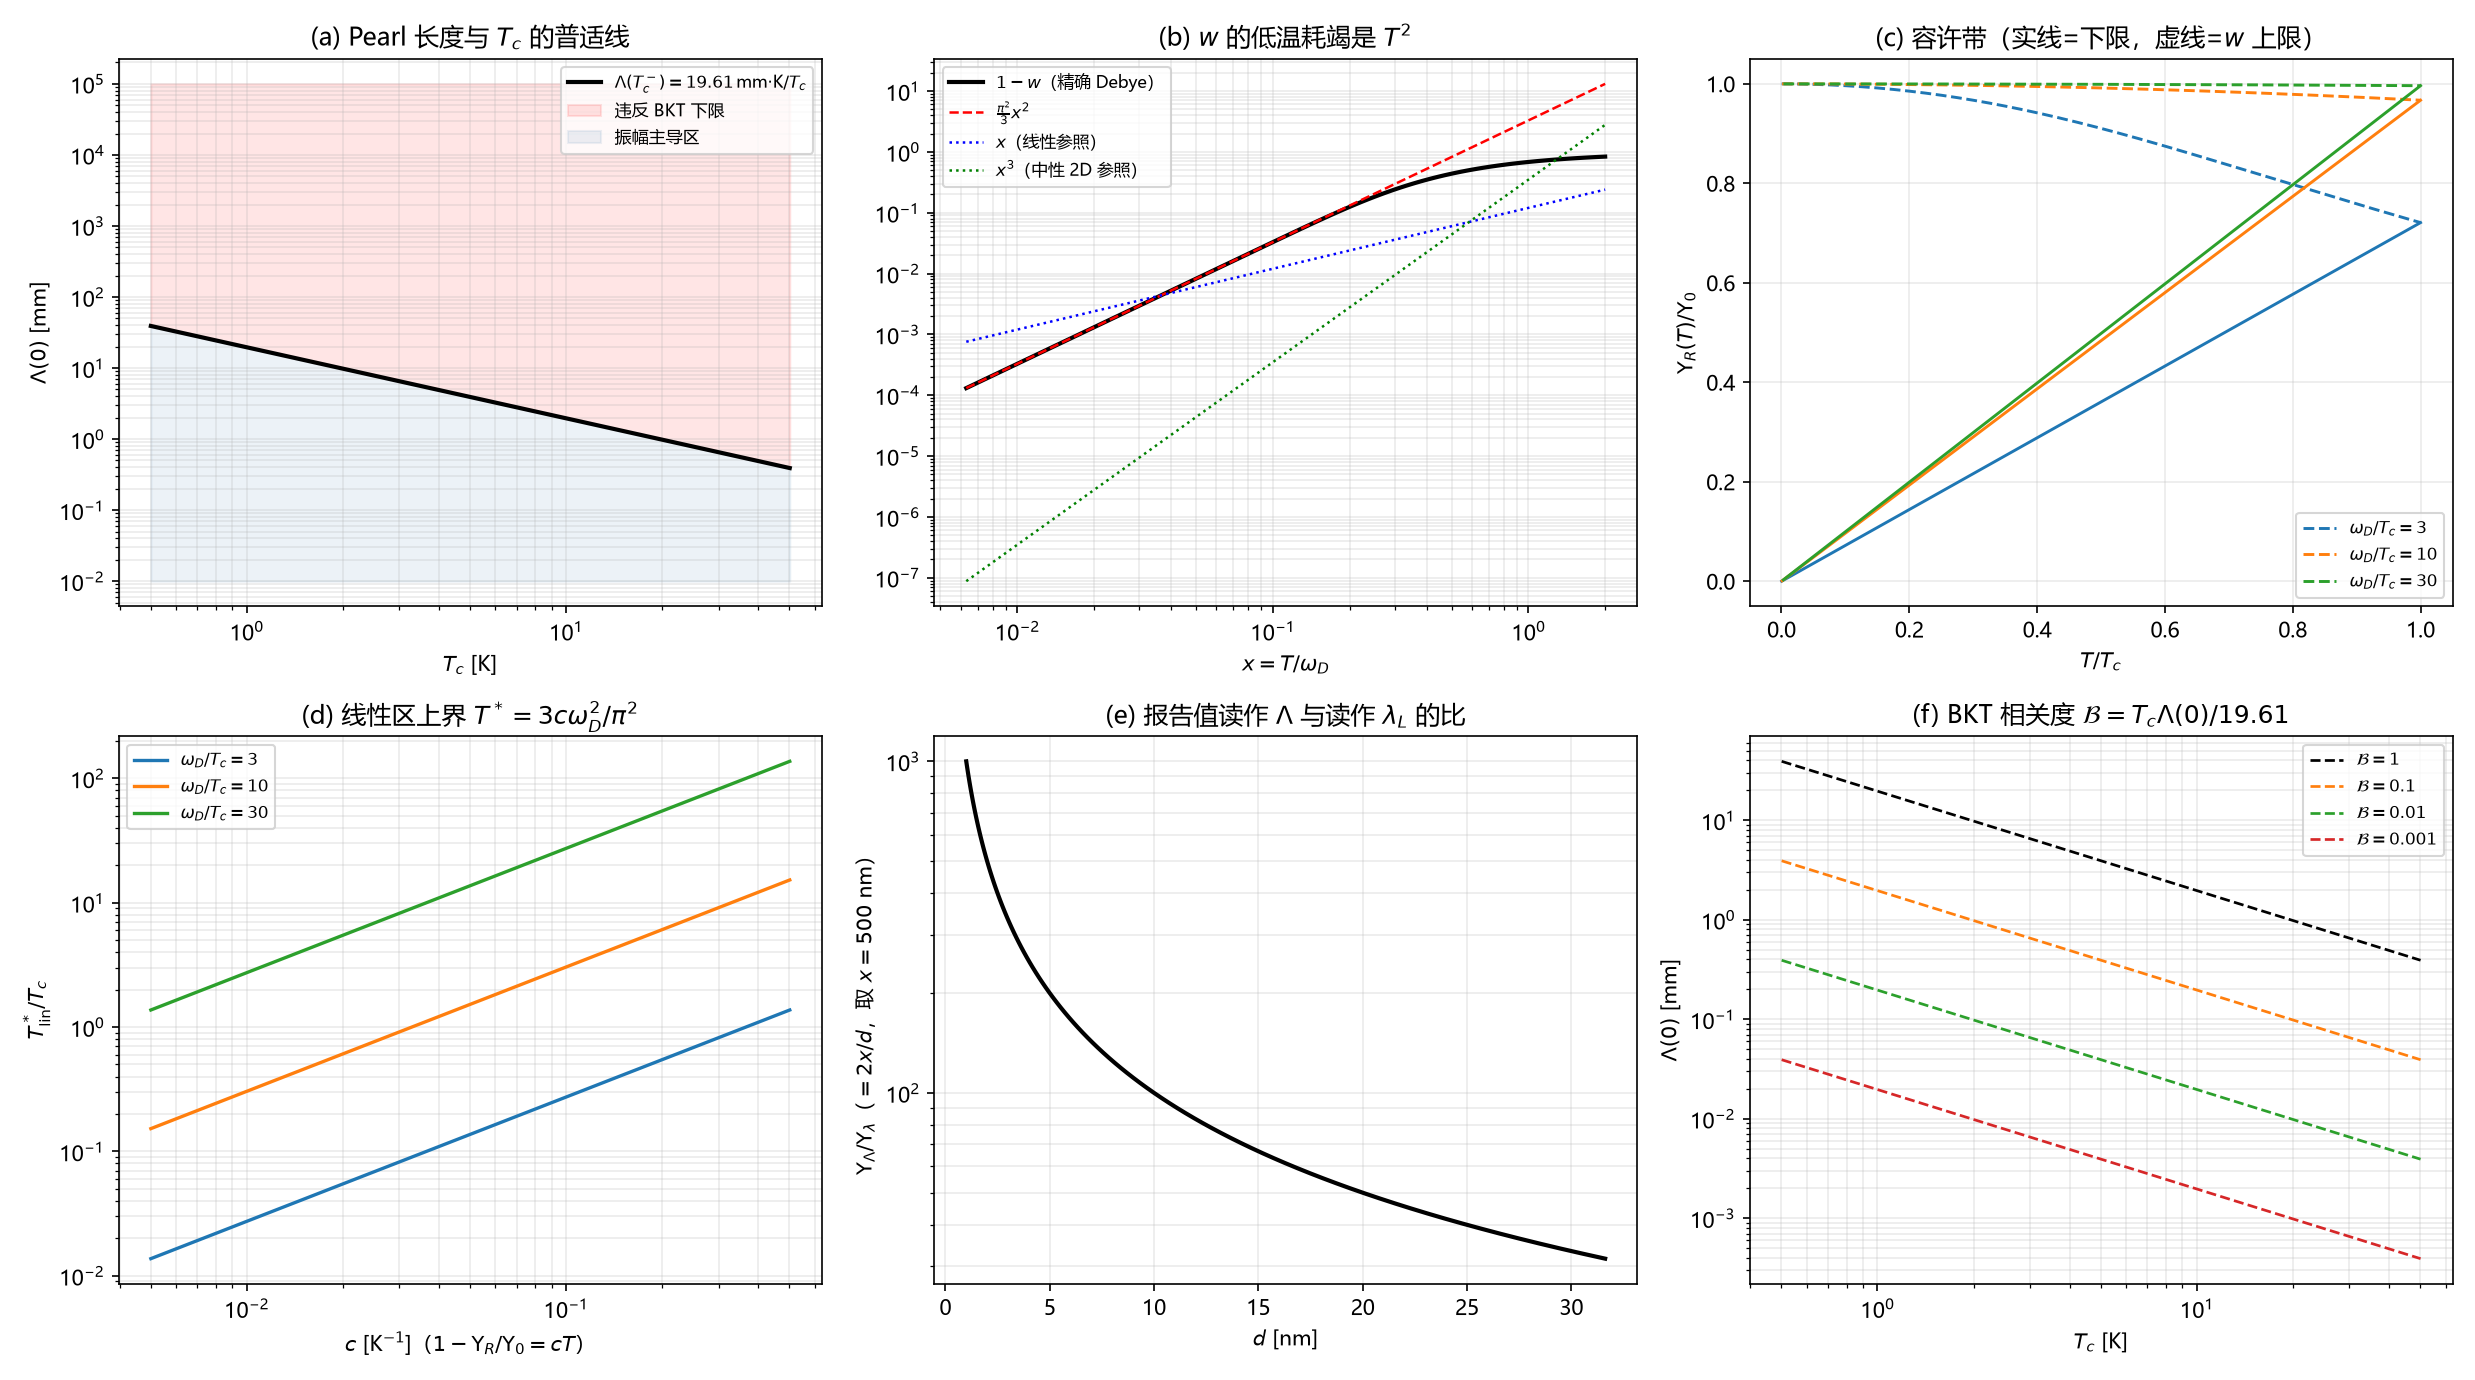

Write Python code to recreate this figure.
# -*- coding: utf-8 -*-
"""环 19：$w(T)$ 与实验超流刚度的对应域判据（第 151 轮，R-160）

只做解析式的数值核对与函数图像，不做任何数据拟合。
运行：python "环19_w与刚度对应域.py"（本目录）
输出：环19_w与刚度对应域.png、环19_w与刚度对应域.json
"""
import json
import numpy as np
import matplotlib
matplotlib.use("Agg")
import matplotlib.pyplot as plt

plt.rcParams["font.sans-serif"] = ["Microsoft YaHei", "SimHei", "DejaVu Sans"]
plt.rcParams["axes.unicode_minus"] = False

# ---------------- 物理常量（SI，CODATA 2018） ----------------
hb = 1.054571817e-34
mu0 = 4.0 * np.pi * 1e-7
e = 1.602176634e-19
kB = 1.380649e-23

# $\\Upsilon_{2D}=C_{\\Upsilon}\\,d\\,\\lambda_L^{-2}=C_{\\Upsilon}\\,2\\Lambda^{-1}$
C_ups = hb**2 / (2.0 * mu0 * e**2)            # J*m
# $\\Lambda(T_c^-)=C_{\\Lambda}/T_c$
C_lam = np.pi * hb**2 / (4.0 * mu0 * e**2 * kB)   # m*K
# $\\lambda_L^{-2}(T_c^-)=C_{l2}\\,T_c/d$
C_l2 = 8.0 * mu0 * e**2 * kB / (np.pi * hb**2)    # m^-2/(K/m)

# ---------------- Debye 相干权重 ----------------
def w_debye(x, n=4001):
    """x = T/omega_D；w = 2∫_0^1 u tanh(u/(2x)) du（(10B.1)/(10B.4)）"""
    if x <= 0.0:
        return 1.0
    u = np.linspace(0.0, 1.0, n)
    return float(2.0 * np.trapezoid(u * np.tanh(u / (2.0 * x)), u))

def w_arr(x):
    return np.array([w_debye(float(v)) for v in np.ravel(x)])

# ---------------- 断言 ----------------
checks = {}

# A1 常量与解析极限
checks["C_lam_reference"] = C_lam
checks["C_lam_over_0p019613"] = C_lam / 0.019613
checks["C_ups"] = C_ups
assert abs(C_lam / 0.019613 - 1.0) < 5e-3, "C_Lambda 与 19.61 mm*K 不符"

# A2 低温 $1-w$ 的 $T^2$ 标度
xs = np.logspace(-2.0, -1.0, 60)
one_m_w = 1.0 - w_arr(xs)
slope = np.polyfit(np.log(xs), np.log(one_m_w), 1)[0]
checks["lowT_slope_1mw"] = slope
checks["lowT_quadratic_coeff"] = (1.0 - w_debye(0.02)) / 0.02**2
assert 1.95 < slope < 2.05, "1-w 的低温幂次应为 2"
assert abs(checks["lowT_quadratic_coeff"] - np.pi**2 / 3.0) / (np.pi**2 / 3.0) < 5e-3

# A3 Pearl 字典的两种读法之比 = 2x/d（第 152 轮按 c_Lambda=2 更正）
C_london = C_ups / 2.0                    # hbar^2/(4 mu0 e^2)
for d_nm, lam_nm in [(3.0, 529.0), (10.0, 300.0), (5.0, 400.0)]:
    d, lam = d_nm * 1e-9, lam_nm * 1e-9
    ups_pearl = C_ups / lam            # 把报告值读作 Pearl 长度 Lambda
    ups_london = C_london * d / lam**2 # 把报告值读作 London 长度 lambda_L
    checks[f"ratio_pearl_over_london_d{d_nm:.0f}"] = ups_pearl / ups_london
assert abs(checks["ratio_pearl_over_london_d3"] - 2.0 * 529.0 / 3.0) < 1e-9

# A4 BKT 下限：Lambda(0) <= C_lam/T_c；等价 B = T_c*Lambda(0)/C_lam <= 1
B_vals = []
for Tc, Lam_mm in [(1.0, 19.61), (5.0, 3.92), (10.0, 1.96), (10.0, 0.5), (7.0, 5.29e-4)]:
    Lam = Lam_mm * 1e-3
    B = Tc * Lam / C_lam
    B_vals.append(B)
    assert B <= 1.0 + 1e-9, "BKT 下限被违反"
checks["B_examples"] = B_vals
checks["B_critical"] = 1.0 * (C_lam / 1.0) / C_lam

# A5 归一化刚度的带：w(T) >= (T/T_c) w(T_c)（w 凹性推论）
band = {}
for ratio in [3.0, 10.0, 30.0]:
    tc = 1.0 / ratio                       # 以 omega_D=1 为单位，T_c=1/ratio
    ts = np.linspace(0.0, tc, 401)
    wv = w_arr(ts)
    floor = ts / tc * w_debye(tc)
    resid = float(np.min(wv - floor))
    band[str(ratio)] = {"min_margin": resid, "w_Tc": w_debye(tc)}
    assert resid >= -1e-12, "带为空：w 未能在全区间压住下限"
checks["band"] = band

# A6 线性耗竭窗口：c*T <= (pi^2/3) T^2/omega_D^2  <=>  T <= 3 c omega_D^2/pi^2
window = {}
for ratio in [3.0, 10.0, 30.0]:
    om = ratio                             # T_c=1
    for c in [0.02, 0.05, 0.1, 0.2]:
        Tstar = 3.0 * c * om**2 / np.pi**2
        ts = np.linspace(1e-4, Tstar * 1.2, 200)
        lhs = c * ts
        rhs = (np.pi**2 / 3.0) * ts**2 / om**2
        n_lo = np.searchsorted(ts, Tstar * 0.98)
        assert np.all(lhs[:n_lo] >= rhs[:n_lo] - 1e-15)   # T<T*：线性耗竭不低于二次下限
        assert lhs[-1] < rhs[-1]                          # T>T*：线性耗竭低于下限，矛盾
        window[f"om{ratio:.0f}_c{c}"] = float(Tstar)
checks["window"] = window

# ---------------- 图 ----------------
fig, ax = plt.subplots(2, 3, figsize=(16.5, 9.2))

# (a) 普适线 Lambda(Tc)
Tc = np.logspace(-0.3, 1.7, 200)
ax[0, 0].loglog(Tc, C_lam / Tc * 1e3, "k-", lw=2, label=r"$\Lambda(T_c^-)=19.61\,$mm$\cdot$K$/T_c$")
ax[0, 0].fill_between(Tc, C_lam / Tc * 1e3, 1e5, color="red", alpha=0.10, label="违反 BKT 下限")
ax[0, 0].fill_between(Tc, 1e-2, C_lam / Tc * 1e3, color="steelblue", alpha=0.10, label="振幅主导区")
ax[0, 0].set_xlabel(r"$T_c$ [K]")
ax[0, 0].set_ylabel(r"$\Lambda(0)$ [mm]")
ax[0, 0].set_title("(a) Pearl 长度与 $T_c$ 的普适线")
ax[0, 0].legend(fontsize=8, loc="upper right")
ax[0, 0].grid(True, which="both", alpha=0.25)

# (b) 1-w 的标度
xx = np.logspace(-2.2, 0.3, 120)
ax[0, 1].loglog(xx, 1.0 - w_arr(xx), "k-", lw=2, label=r"$1-w$（精确 Debye）")
ax[0, 1].loglog(xx, (np.pi**2 / 3.0) * xx**2, "r--", lw=1.2, label=r"$\frac{\pi^2}{3}x^2$")
ax[0, 1].loglog(xx, 0.12 * xx, "b:", lw=1.2, label=r"$x$（线性参照）")
ax[0, 1].loglog(xx, 0.35 * xx**3, "g:", lw=1.2, label=r"$x^3$（中性 2D 参照）")
ax[0, 1].set_xlabel(r"$x=T/\omega_D$")
ax[0, 1].set_title(r"(b) $w$ 的低温耗竭是 $T^2$")
ax[0, 1].legend(fontsize=8)
ax[0, 1].grid(True, which="both", alpha=0.25)

# (c) 带：w_c*T/Tc <= Upsilon_R/Upsilon_0 <= w(T)
for ratio, col in [(3.0, "C0"), (10.0, "C1"), (30.0, "C2")]:
    tc = 1.0 / ratio
    ts = np.linspace(1e-4, tc, 400)
    up = w_arr(ts)
    lo = ts / tc * w_debye(tc)
    ax[0, 2].plot(ts / tc, lo, col + "-", lw=1.4)
    ax[0, 2].plot(ts / tc, up, col + "--", lw=1.4, label=r"$\omega_D/T_c=%g$" % ratio)
ax[0, 2].set_xlabel(r"$T/T_c$")
ax[0, 2].set_ylabel(r"$\Upsilon_R(T)/\Upsilon_0$")
ax[0, 2].set_title(r"(c) 容许带（实线=下限，虚线=$w$ 上限）")
ax[0, 2].legend(fontsize=8)
ax[0, 2].grid(True, alpha=0.25)

# (d) 线性窗口上界 T_lin*(c)
cc = np.logspace(-2.3, -0.3, 100)
for ratio, col in [(3.0, "C0"), (10.0, "C1"), (30.0, "C2")]:
    ax[1, 0].loglog(cc, 3.0 * cc * ratio**2 / np.pi**2, col + "-", lw=1.6,
                    label=r"$\omega_D/T_c=%g$" % ratio)
ax[1, 0].set_xlabel(r"$c$ [K$^{-1}$]（$1-\Upsilon_R/\Upsilon_0=cT$）")
ax[1, 0].set_ylabel(r"$T_{\rm lin}^*/T_c$")
ax[1, 0].set_title(r"(d) 线性区上界 $T^*=3c\omega_D^2/\pi^2$")
ax[1, 0].legend(fontsize=8)
ax[1, 0].grid(True, which="both", alpha=0.25)

# (e) 两种字典读法的比 2x/d（第 152 轮更正）
dd = np.logspace(-9, -7.5, 100)
ax[1, 1].semilogy(dd * 1e9, 2.0 * 500e-9 / dd, "k-", lw=2)
ax[1, 1].set_xlabel(r"$d$ [nm]")
ax[1, 1].set_ylabel(r"$\Upsilon_{\Lambda}/\Upsilon_{\lambda}$（$=2x/d$，取 $x=500$ nm）")
ax[1, 1].set_title(r"(e) 报告值读作 $\Lambda$ 与读作 $\lambda_L$ 的比")
ax[1, 1].grid(True, which="both", alpha=0.25)

# (f) B = T_c*Lambda(0)/C_lam 的分域
Tc2 = np.logspace(-0.3, 1.7, 100)
for Bv, col in [(1.0, "k"), (0.1, "C1"), (1e-2, "C2"), (1e-3, "C3")]:
    ax[1, 2].loglog(Tc2, Bv * C_lam / Tc2 * 1e3, col + "--", lw=1.3, label=r"$\mathcal{B}=%g$" % Bv)
ax[1, 2].set_xlabel(r"$T_c$ [K]")
ax[1, 2].set_ylabel(r"$\Lambda(0)$ [mm]")
ax[1, 2].set_title(r"(f) BKT 相关度 $\mathcal{B}=T_c\Lambda(0)/19.61$")
ax[1, 2].legend(fontsize=8)
ax[1, 2].grid(True, which="both", alpha=0.25)

plt.tight_layout()
plt.savefig("环19_w与刚度对应域.png", dpi=150)

with open("环19_w与刚度对应域.json", "w", encoding="utf-8") as f:
    json.dump(checks, f, ensure_ascii=False, indent=2)

print(json.dumps(checks, ensure_ascii=False, indent=2))
print("全部断言通过")
